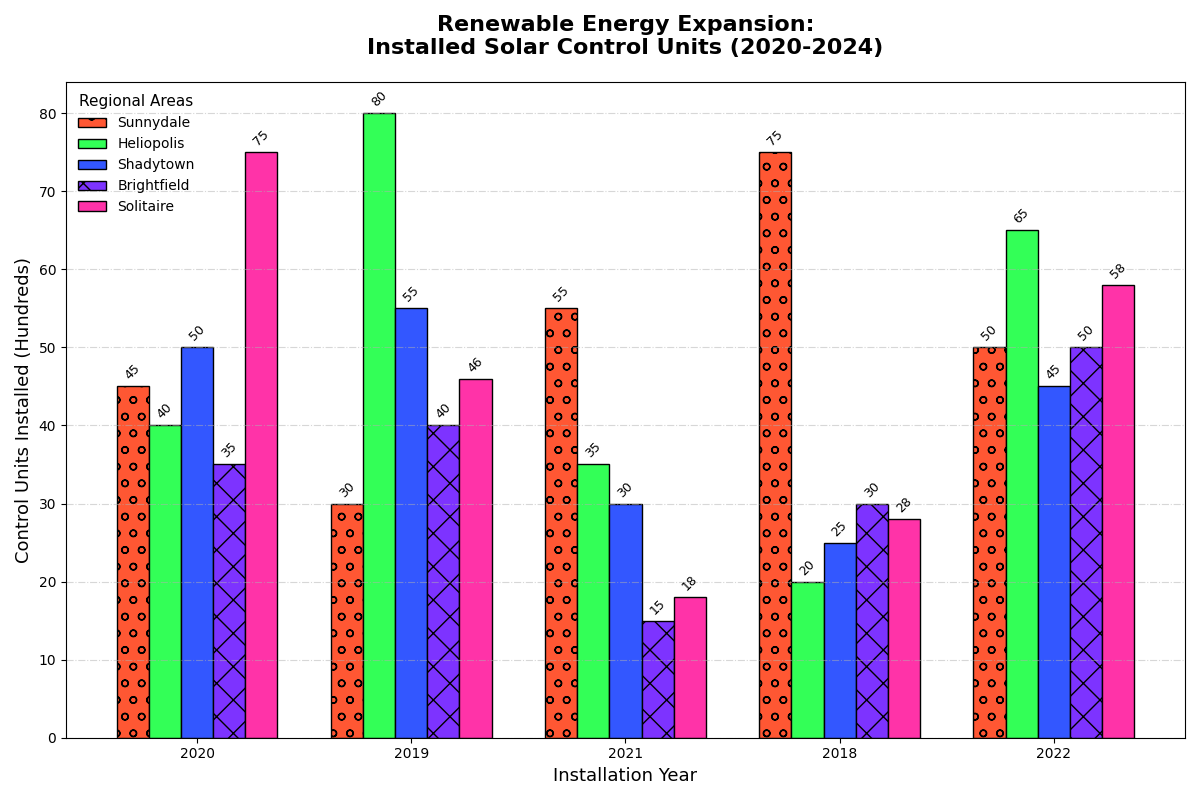

Here is the Python script that generated this plot:
import matplotlib.pyplot as plt
import numpy as np

cities = ['Sunnydale', 'Heliopolis', 'Shadytown', 'Brightfield', 'Solitaire']
years = [2020, 2019, 2021, 2018, 2022]

# Randomly changed solar installation data
solar_installs = np.array([
    [45, 30, 55, 75, 50],
    [40, 80, 35, 20, 65],
    [50, 55, 30, 25, 45],
    [35, 40, 15, 30, 50],
    [75, 46, 18, 28, 58]
])

bar_width = 0.15
x = np.arange(len(years))

fig, ax = plt.subplots(figsize=(12, 8))

colors = ['#FF5733', '#33FF57', '#3357FF', '#7D33FF', '#FF33A8']
styles = ['o', '^', 's', 'x', 'D']

for i, city in enumerate(cities):
    ax.bar(x + i * bar_width, solar_installs[i], width=bar_width, label=city, color=colors[i], edgecolor='black', hatch=styles[i])

# Randomly altered titles and labels
ax.set_title('Renewable Energy Expansion:\nInstalled Solar Control Units (2020-2024)', fontsize=16, fontweight='bold', pad=20)
ax.set_xlabel('Installation Year', fontsize=13)
ax.set_ylabel('Control Units Installed (Hundreds)', fontsize=13)
ax.set_xticks(x + bar_width * 2)
ax.set_xticklabels(years)

ax.legend(title='Regional Areas', fontsize=10, title_fontsize='11', loc='upper left', frameon=False)
ax.grid(axis='y', linestyle='-.', alpha=0.5)

for i in range(len(cities)):
    for j in range(len(years)):
        ax.text(x[j] + i * bar_width, solar_installs[i, j] + 0.5, str(solar_installs[i, j]), ha='center', va='bottom', fontsize=9, rotation=45)

plt.tight_layout()
plt.show()
